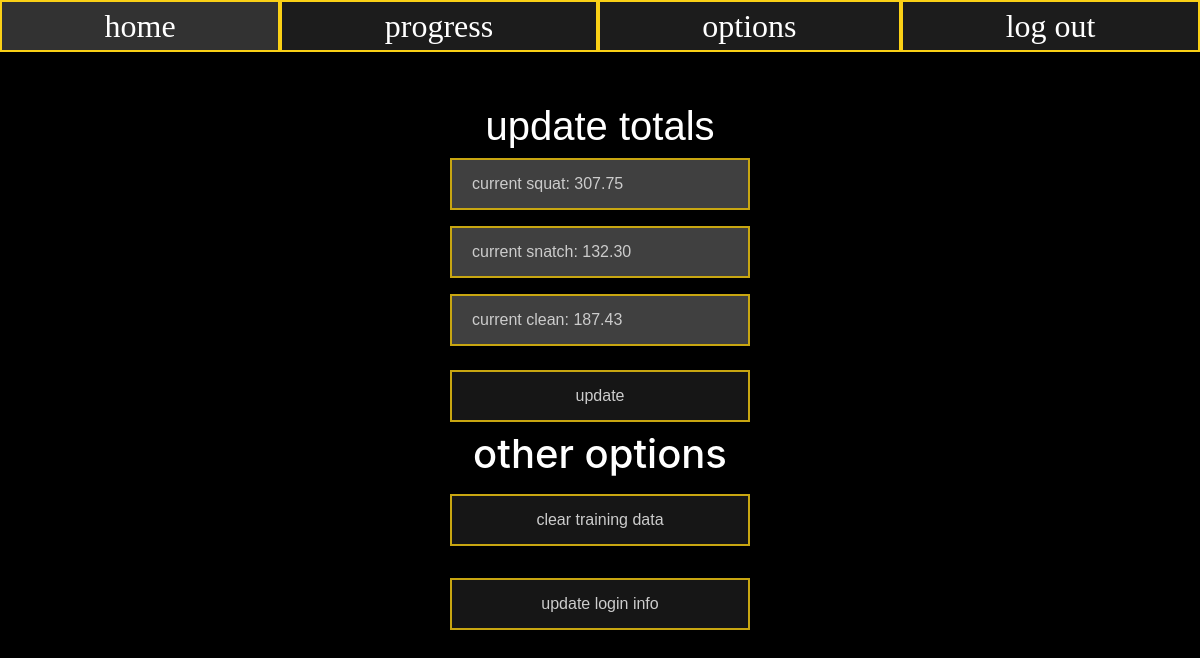
/options (signed in), run on an earlier commit of the app's database.
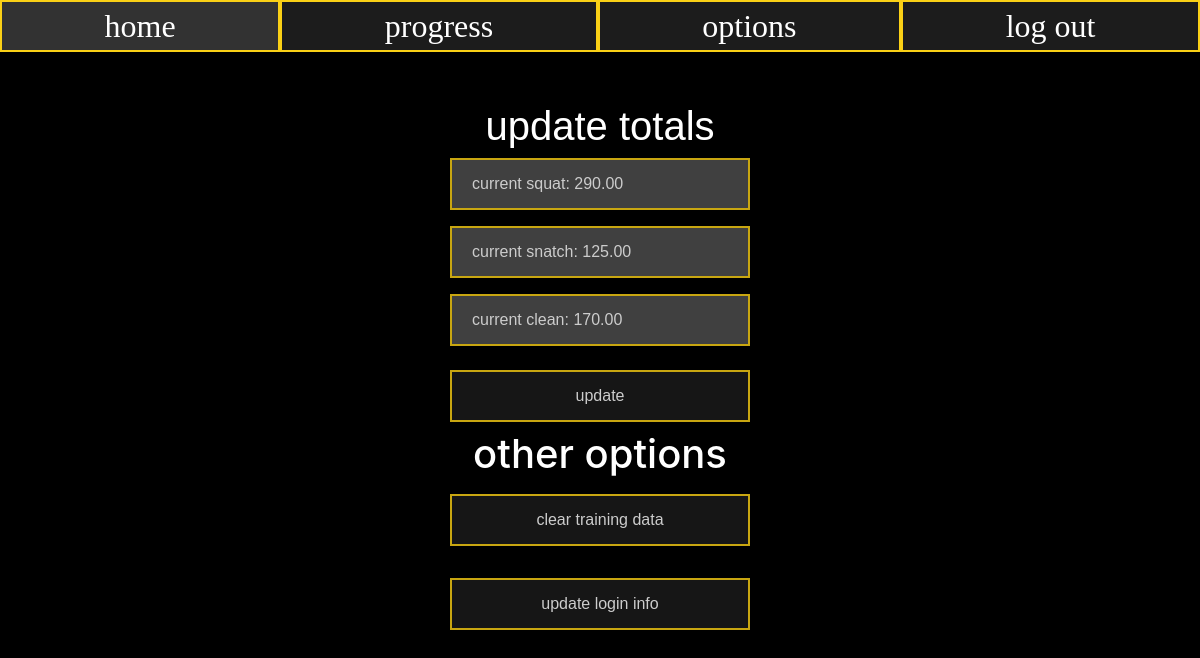
And on a later commit of the database.
### website/models.py (models this page shows)
class User(db.Model, UserMixin):
    __tablename__ = "users"
    id = db.Column(db.Integer, primary_key=True)
    email = db.Column(db.String(150), unique=True, nullable=False)
    password = db.Column(db.String(150), nullable=False)
    first_name = db.Column(db.String(150), nullable=False)
    squat_max = db.Column(db.Integer, default=0)
    clean_max = db.Column(db.Integer, default=0)
    snatch_max = db.Column(db.Integer, default=0)
    squat_id = db.Column(db.Integer, default=5)

### website/views.py (the view, shortened to what this page needs)
@views.route("/options", methods=["POST", "GET"])
@login_required
def options():
    return render_template("options.html",
                            user=current_user,
                            squat_max=current_user.squat_max,
                            clean_max=current_user.clean_max,
                            snatch_max=current_user.snatch_max)

### website/__init__.py (called while the page is built)
def make_app():
    app = Flask(__name__)
    app.config['SECRET_KEY'] = "hello"
    app.config['SQLALCHEMY_DATABASE_URI'] = f'sqlite:///{DB_NAME}'
    db.init_app(app)
    from .views import views
    from .auth import auth
    app.register_blueprint(views, url_prefix="/")
    app.register_blueprint(auth, url_prefix="/")
    from .models import User
    create_database(app)
    login_manager = LoginManager()
    login_manager.login_view = "auth.sign_in"
    login_manager.init_app(app)
    @login_manager.user_loader
    def load_user(id):
        return User.query.get(int(id))
    return app

### website/templates/options.html (shortened to what this page needs)
{% extends "base.html" %}
{% block body %}
<container class="totals-container" align="center">
    <form class="total-form" method="POST">
        <h1 class="page-title">update totals</h1>
        <div class="form-group">
            <input
            autofocus
            type="number"
            id="squat"
            name="squat"
            placeholder="current squat: {{'%.2f'|format(squat_max)}}"
            />
        </div>
        <div class="form-group">
            <input
            type="number"
            id="snatch"
            name="snatch"
            placeholder="current snatch: {{ '%.2f'|format(snatch_max)}}"
            />
        </div>
        <div class="form-group">
            <input
            type="number"
            id="clean"
            name="clean"
            placeholder="current clean: {{'%.2f'|format(clean_max)}}"
            />
        </div>
        <button
            name="update_totals"
            type="submit"
            class="submit-button">
            update
        </button>
    </form>
</container>
<container class="options-container" align="center">
    <container class="options-buttons">
        <h1 class="page-title">other options</h1>
        <form method="POST">
            <div class="form-group">
                <button
                    id="option-button"
                    name="clear_data"
                    type="submit"
                    class="clear-button"
                    onclick="clearData()" >
                    clear training data
            </div>
            <div class="form-group">
                <button
                    id="option-button"
                    name="update_login"
                    type="submit"
                    class="update-login">
                    update login info
            </div>
        </form>
    </container>
</container>
{% endblock %}

### website/templates/base.html (shortened to what this page needs)
<!DOCTYPE html>
<html lang="en">
<head>
    <link
    rel= "stylesheet"
    type= "text/css"
    href= "{{ url_for('static',filename='css/styles.css') }}"
    />
    <link
      rel="stylesheet"
      href="https://stackpath.bootstrapcdn.com/bootstrap/4.4.1/css/bootstrap.min.css"
    />
    <link
      rel="stylesheet"
      href="https://stackpath.bootstrapcdn.com/font-awesome/4.7.0/css/font-awesome.min.css"
    />
</head>
<body>
    <nav class="main-navbar">
        <ul>
            <li><a id="home" href="/home">home</a></li>
            <li><a id="progress" href="/options">progress</a></li>
            <li><a id="options" href="/options">options</a></li>
            <li><a id="logout" href="/logout">log out</a></li>
        </ul>
    </nav>
    <div class="container">
        {% block body %}
        {% endblock %}
    </div>
</body>
</html>

### website/static/css/styles.css (style rules this page uses)
nav { font-size: 2rem; background-color: rgb(28, 28, 28); }
nav ul { list-style-type: none; margin: 0; padding: 0; display: flex; justify-content: space-around; }
nav ul li { cursor: pointer; flex: auto; text-align: center; font-family:Impact; color: white; text-decoration: none; border: 2px solid rgb(250, 208, 22); }
nav ul li a { color: white; text-decoration: none; font-family: Impact; }
h1 { color: white; }
.total-form { font-family: Arial; text-decoration: none; }
input { width: 300px; padding: 12px 20px; margin: 8px 0; box-sizing: border-box; border: 2px solid rgb(250, 208, 22); background-color: rgb(80, 80, 80); color: rgb(255, 255, 255); opacity: .8; font-family: Arial; }
input::placeholder { color: white; }
.submit-button { position: relative; width: 300px; padding: 12px 20px; margin: 8px 0; box-sizing: border-box; background-color: grey; border: 2px solid rgb(250, 208, 22); color: white; font-family: Arial; opacity: .8; }
.total-form { position: relative; top: 50px; width: 300px; margin: 0 auto; }
.totals-container { width: 300px; left: 10px; }
#option-button { position: relative; width: 300px; padding: 12px 20px; margin: 8px 20px; box-sizing: border-box; background-color: grey; border: 2px solid rgb(250, 208, 22); color: white; font-family: Arial; opacity: .8; }
.options-container { width: 300px; left: 10px; }
.options-buttons { position: relative; top: 50px; width: 300px; margin: 0 auto; }

### website/templates/base.html (style rules this page uses)
body { background: black !important; }
button { background: rgb(28, 28, 28) !important; }

What changed in the data, as far as the page shows it:
changed User: squat "current squat: 307.75" → "current squat: 290.00"; snatch "current snatch: 132.30" → (not shown); clean "current clean: 187.43" → (not shown)
Also different on the page:
form field snatch: (not shown) → "current snatch: 125.00"
form field clean: (not shown) → "current clean: 170.00"
